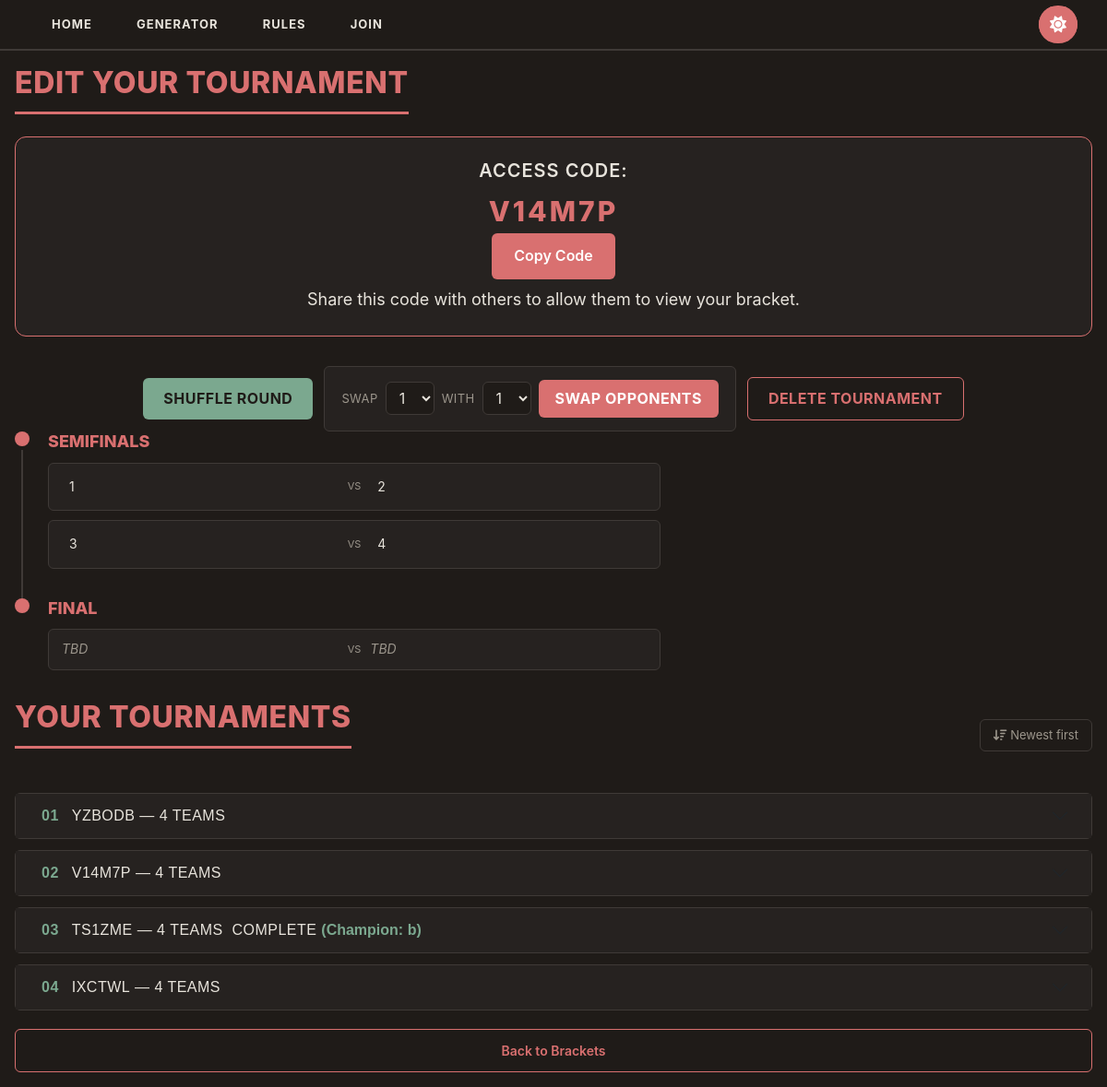
The page /bracket/created/V14M7P on the database its author committed.
### app.py (models this page shows)
class Match(db.Model):
    __tablename__ = 'matches'
    id = db.Column(db.Integer, primary_key=True)
    access_code = db.Column(db.String(6), nullable=False)
    round = db.Column(db.Integer, nullable=False)
    match_index = db.Column(db.Integer, nullable=False)
    team1_id = db.Column(db.Integer, db.ForeignKey('teams.id'), nullable=True)
    team2_id = db.Column(db.Integer, db.ForeignKey('teams.id'), nullable=True)
    winner_id = db.Column(db.Integer, db.ForeignKey('teams.id'), nullable=True)
    previous_winner_id = db.Column(db.Integer, db.ForeignKey('teams.id'), nullable=True)
    team1 = db.relationship('Bracket', foreign_keys=[team1_id])
    team2 = db.relationship('Bracket', foreign_keys=[team2_id])
    winner = db.relationship('Bracket', foreign_keys=[winner_id])

class Bracket(db.Model):
    __tablename__ = 'teams'
    id = db.Column(db.Integer, primary_key=True)
    name = db.Column(db.String(100), nullable=False)
    seed = db.Column(db.Integer, nullable=False)
    access_code = db.Column(db.String(6), nullable=True)

### app.py (the view)
@app.route('/bracket/created/<code>')
def bracket_created(code):
    ctx = get_bracket_context(code)
    if ctx is None:
        flash('Bracket not found', 'error')
        return redirect(url_for('join_bracket'))
    sort_order = request.args.get('sort', 'desc')
    return render_template(
        'bracket.html',
        teams=ctx["teams"],
        rounds=ctx["rounds"],
        num_teams=ctx["num_teams"],
        allowed_sizes=ALLOWED_SIZES,
        final_match=ctx["final_match"],
        pending_teams=ctx["pending_teams"],
        reshuffle_round=ctx["reshuffle_round"],
        code=ctx["code"],
        is_creator=True,
        tournaments=get_all_tournaments(newest_first=(sort_order == 'desc')),
        sort_order=sort_order
    )

### app.py (called while the page is built)
def round_label(round_num, total_rounds, num_teams):
    if round_num == total_rounds:
        return "Final"
    if round_num == total_rounds - 1:
        return "Semifinals"
    if round_num == total_rounds - 2:
        return "Quarterfinals"
    participants = num_teams // (2 ** (round_num - 1))
    return f"Round of {participants}"

### templates/bracket.html (shortened to what this page needs)
{% extends 'base.html' %}
{% block content %}
{% if code %}
<h1>Edit Your Tournament</h1>
<div class="code-badge">
    <div class="code-badge-content">
        <div class="code-badge-info">
            <h3>Access Code:</h3>
            <div class="code-badge-code">{{ code }}</div>
            <button onclick="navigator.clipboard.writeText('{{ code }}')">Copy Code</button>
            <div class="code-badge-description">Share this code with others to allow them to view your bracket.</div>
        </div>
    </div>
</div>
{% endif %}
{% if pending_teams or reshuffle_round %}
<div class="bracket-actions">
    {% if reshuffle_round %}
    <form action="{{ url_for('reshuffle', code=code) }}" method="POST" class="reshuffle-form" data-confirm-type="SHUFFLE">
        <button type="submit" class="reshuffle-btn">Shuffle Round</button>
    </form>
    {% endif %}
    {% if pending_teams %}
    <form action="{{ url_for('swap_teams', code=code) }}" method="POST" class="swap-form" data-confirm-type="SWAP">
        <label for="team_a">Swap</label>
        <select id="team_a" name="team_a" required>
            {% for team in pending_teams %}
            <option value="{{ team.id }}">{{ team.name }}</option>
            {% endfor %}
        </select>
        <label for="team_b">with</label>
        <select id="team_b" name="team_b" required>
            {% for team in pending_teams %}
            <option value="{{ team.id }}">{{ team.name }}</option>
            {% endfor %}
        </select>
        <button type="submit" class="swap-btn">Swap Opponents</button>
    </form>
    {% endif %}
    <form action="{{ url_for('delete_bracket', code=code) }}" method="POST" data-confirm="Delete this tournament permanently? This can't be undone.">
        <button type="submit" class="delete-tournament-btn">Delete Tournament</button>
    </form>
</div>
{% endif %}
{% if rounds %}
<div class="bracket-timeline">
{% for round in rounds %}
<div class="timeline-round">
    <div class="timeline-marker">
        <span class="timeline-dot"></span>
        {% if not loop.last %}<span class="timeline-line"></span>{% endif %}
    </div>
    <div class="timeline-content">
        <h3>{{ round.label }}</h3>
        <div class="timeline-matches">
        {% for match in round.matches %}
        <div class="timeline-match">
            {% if match.team1_id %}
                {% if match.winner_id %}
                    <span class="timeline-team {% if match.winner_id == match.team1_id %}winner{% endif %}">{{ match.team1.name }}</span>
                    {% if match.winner_id == match.team1_id %}
                    <form action="{{ url_for('undo_winner', match_id=match.id, code=code) }}" method="POST" class="undo-form" data-confirm="Undo this result?">
                        <button type="submit" class="undo-btn" title="Undo winner"><i class="fa-solid fa-arrow-rotate-left"></i></button>
                    </form>
                    {% endif %}
                {% else %}
                    <form action="{{ url_for('declare_winner', match_id=match.id, winner_id=match.team1_id, code=code) }}" method="POST" class="timeline-team-form">
                        <button type="submit" class="timeline-team timeline-team-button">{{ match.team1.name }}</button>
                    </form>
                {% endif %}
            {% else %}
                <span class="timeline-team timeline-team-tbd">TBD</span>
            {% endif %}
            <span class="timeline-vs">vs</span>
            {% if match.team2_id %}
                {% if match.winner_id %}
                    <span class="timeline-team {% if match.winner_id == match.team2_id %}winner{% endif %}">{{ match.team2.name }}</span>
                    {% if match.winner_id == match.team2_id %}
                    <form action="{{ url_for('undo_winner', match_id=match.id, code=code) }}" method="POST" class="undo-form" data-confirm="Undo this result?">
                        <button type="submit" class="undo-btn" title="Undo winner"><i class="fa-solid fa-arrow-rotate-left"></i></button>
                    </form>
                    {% endif %}
                {% else %}
                    <form action="{{ url_for('declare_winner', match_id=match.id, winner_id=match.team2_id, code=code) }}" method="POST" class="timeline-team-form">
                        <button type="submit" class="timeline-team timeline-team-button">{{ match.team2.name }}</button>
                    </form>
                {% endif %}
            {% else %}
                <span class="timeline-team timeline-team-tbd">TBD</span>
            {% endif %}
        </div>
        {% endfor %}
        </div>
    </div>
</div>
{% endfor %}
</div>
{% endif %}
{% if tournaments %}
<div class="tournament-header" id="your-tournaments">
    <h1>Your Tournaments</h1>
    <a href="{{ url_for(request.endpoint, code=code, sort='asc' if sort_order == 'desc' else 'desc') }}" class="sort-toggle-btn">
        {% if sort_order == 'desc' %}
            <i class="fa-solid fa-arrow-down-wide-short"></i> Newest first
        {% else %}
            <i class="fa-solid fa-arrow-up-wide-short"></i> Oldest first
        {% endif %}
    </a>
</div>
<div class="accordion accordion-v2" id="tournamentAccordion">
    {% for t in tournaments %}
    <div class="accordion-item">
        <h2 class="accordion-header">
            <button class="accordion-button collapsed" type="button" data-num="{{ '%02d' % loop.index }}" data-bs-toggle="collapse" data-bs-target="#tournament-{{ t.code }}" aria-controls="tournament-{{ t.code }}">
                {{ t.code }}&nbsp;&mdash;&nbsp;{{ t.num_teams }} teams
                {% if t.is_complete %}
                &nbsp;<span class="tournament-status complete">Complete</span>
                    &nbsp;<span class="tournament-champion-tag">(Champion: {{ t.final_match.winner.name }})</span>
                {% endif %}
            </button>
        </h2>
    </div>
    {% endfor %}
</div>
{% endif %}
<div class="bracket-actions">
    <a href="{{ url_for('bracket')}}" class="btn btn-secondary">Back to Brackets</a>
</div>
{% endblock %}

### rows shown on the page
Match: team1.name "1", team2.name "2"
Match: team1.name "3", team2.name "4"
Match: shows "TBD"
Bracket: code "YZBODB", num_teams "4"
Bracket: code "V14M7P", num_teams "4"
Bracket: code "TS1ZME", num_teams "4", final_match.winner.name "b"
Bracket: code "IXCTWL", num_teams "4"

### other values the page prints
{{ code }} "V14M7P"
{{ round.label }} "SEMIFINALS" "FINAL"
form field team_a "1"
form field team_b "1"
